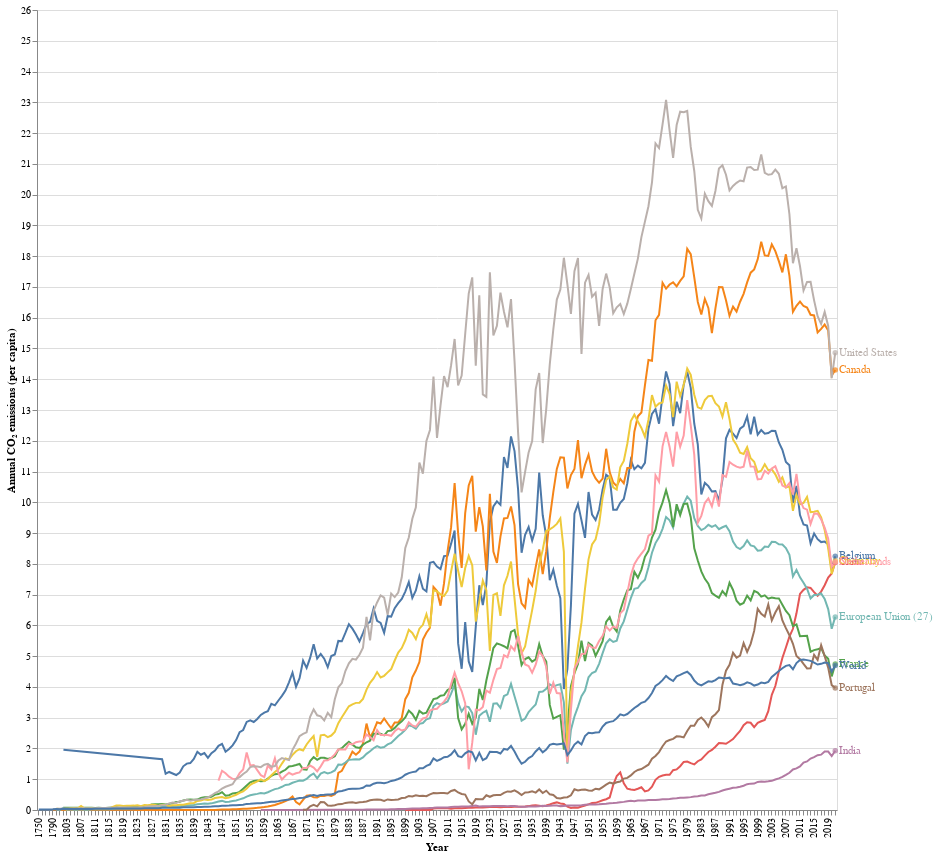

The notebook cell saved with this chart:
### Code cell
# Create a selection that chooses the nearest point & selects based on x-value
nearest = alt.selection_point(nearest=True, on='mouseover',
                        fields=['Year'], empty=False)

# The basic line



base = alt.Chart(source).encode(
    alt.Color("Entity:N").legend(None)
).properties(
    width=800, height = 700
)

line = base.mark_line().encode(x="Year:O", y="Annual CO₂ emissions (per capita)")


last_val = base.mark_circle().encode(
    alt.X("last_year['Year']:O", axis=alt.Axis(labelOverlap = True,labelSeparation = 1)),
    alt.Y("last_year['Annual CO₂ emissions (per capita)']:Q").scale(domain=(0, 25), clamp = True)
).transform_aggregate(
    last_year="argmax(Year)",
    groupby=["Entity"]
)

entity_name = last_val.mark_text(align="left", dx=4).encode(text="Entity")


chart = (line + last_val + entity_name).encode(
    x=alt.X().title("Year"),
    y=alt.Y().title("Annual CO₂ emissions (per capita)")
)




# Transparent selectors across the chart. This is what tells us
# the x-value of the cursor
selectors = alt.Chart(source).mark_point().encode(
    x='Year:O',
    opacity=alt.value(0),
).add_params(
    nearest
)

# Draw points on the line, and highlight based on selection
points = line.mark_point().encode(
    opacity=alt.condition(nearest, alt.value(1), alt.value(0))
)

# Draw text labels near the points, and highlight based on selection
text = line.mark_text(align='left', dx=5, dy=-5).encode(
    text=alt.condition(nearest, 'Annual CO₂ emissions (per capita):Q', alt.value(' '))
)

# Draw a rule at the location of the selection
rules = alt.Chart(source).mark_rule(color='gray').encode(
    x='Year:O',
).transform_filter(
    nearest
)

# Put the five layers into a chart and bind the data
alt.layer(
    chart, selectors, points, rules, text
).properties(
    width=800, height=800
)

### Figure 1 — Vega-Lite specification as saved in the notebook (floating-point values rounded to 4 significant figures; data arrays with more than 128 entries replaced by an {"elided": "..."} marker saying what was removed)
{"config": {"view": {"continuousWidth": 300, "continuousHeight": 300}}, "layer": [{"layer": [{"mark": {"type": "line"}, "encoding": {"color": {"field": "Entity", "legend": null, "type": "nominal"}, "x": {"field": "Year", "type": "ordinal"}, "y": {"field": "Annual CO₂ emissions (per capita)", "type": "quantitative"}}}, {"mark": {"type": "circle"}, "encoding": {"color": {"field": "Entity", "legend": null, "type": "nominal"}, "x": {"axis": {"labelOverlap": true, "labelSeparation": 1}, "field": "last_year['Year']", "type": "ordinal"}, "y": {"field": "last_year['Annual CO₂ emissions (per capita)']", "scale": {"domain": [0, 25], "clamp": true}, "type": "quantitative"}}, "transform": [{"aggregate": [{"op": "argmax", "field": "Year", "as": "last_year"}], "groupby": ["Entity"]}]}, {"mark": {"type": "text", "align": "left", "dx": 4}, "encoding": {"color": {"field": "Entity", "legend": null, "type": "nominal"}, "text": {"field": "Entity", "type": "nominal"}, "x": {"axis": {"labelOverlap": true, "labelSeparation": 1}, "field": "last_year['Year']", "type": "ordinal"}, "y": {"field": "last_year['Annual CO₂ emissions (per capita)']", "scale": {"domain": [0, 25], "clamp": true}, "type": "quantitative"}}, "transform": [{"aggregate": [{"op": "argmax", "field": "Year", "as": "last_year"}], "groupby": ["Entity"]}]}], "encoding": {"x": {"title": "Year"}, "y": {"title": "Annual CO₂ emissions (per capita)"}}}, {"mark": {"type": "point"}, "encoding": {"opacity": {"value": 0}, "x": {"field": "Year", "type": "ordinal"}}, "name": "view_2"}, {"mark": {"type": "point"}, "encoding": {"color": {"field": "Entity", "legend": null, "type": "nominal"}, "opacity": {"condition": {"param": "param_2", "value": 1, "empty": false}, "value": 0}, "x": {"field": "Year", "type": "ordinal"}, "y": {"field": "Annual CO₂ emissions (per capita)", "type": "quantitative"}}}, {"mark": {"type": "rule", "color": "gray"}, "encoding": {"x": {"field": "Year", "type": "ordinal"}}, "transform": [{"filter": {"param": "param_2", "empty": false}}]}, {"mark": {"type": "text", "align": "left", "dx": 5, "dy": -5}, "encoding": {"color": {"field": "Entity", "legend": null, "type": "nominal"}, "text": {"condition": {"param": "param_2", "empty": false, "field": "Annual CO₂ emissions (per capita)", "type": "quantitative"}, "value": " "}, "x": {"field": "Year", "type": "ordinal"}, "y": {"field": "Annual CO₂ emissions (per capita)", "type": "quantitative"}}}], "data": {"name": "data-b94b50ff61a23f11c50f473fa2798a92"}, "height": 800, "params": [{"name": "param_2", "select": {"type": "point", "fields": ["Year"], "nearest": true, "on": "mouseover"}, "views": ["view_2"]}], "width": 800, "$schema": "https://vega.github.io/schema/vega-lite/v5.8.0.json", "datasets": {"data-b94b50ff61a23f11c50f473fa2798a92": {"elided": "2125 records"}}}
